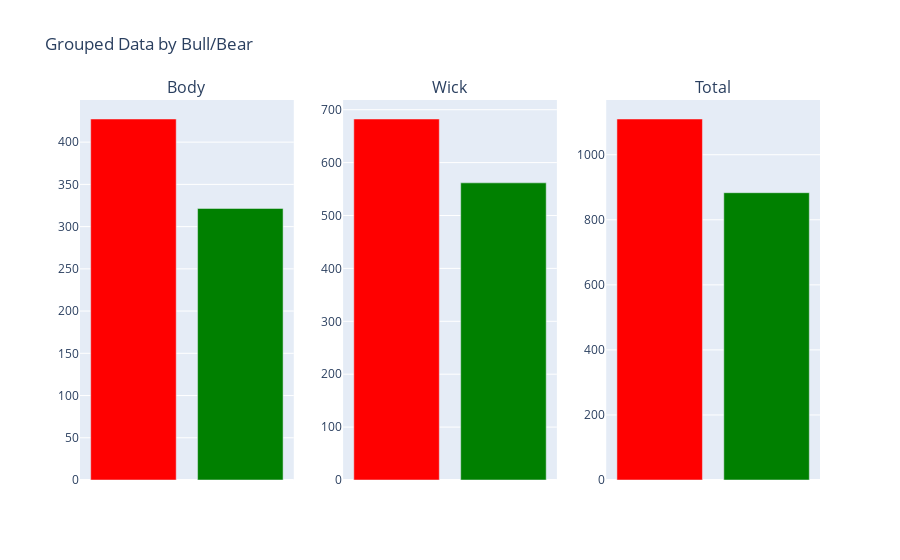

This figure's notebook cell:
### Code cell
plot_grouped_data_plotly(grouped_data_sum)

### Figure 1 — Plotly figure (JSON) as saved in the notebook; plotly's stock layout.template omitted (floating-point values rounded to 4 significant figures)
{"data": [{"marker": {"color": ["red", "green"]}, "name": "Body", "type": "bar", "x": ["Bear", "Bull"], "xaxis": "x", "y": [427.4, 321.5], "yaxis": "y"}, {"marker": {"color": ["red", "green"]}, "name": "Wick", "type": "bar", "x": ["Bear", "Bull"], "xaxis": "x2", "y": [682.4, 561.7], "yaxis": "y2"}, {"marker": {"color": ["red", "green"]}, "name": "Total", "type": "bar", "x": ["Bear", "Bull"], "xaxis": "x3", "y": [1110.0, 883.2], "yaxis": "y3"}], "layout": {"annotations": [{"font": {"size": 16}, "showarrow": false, "text": "Body", "x": 0.1444, "xanchor": "center", "xref": "paper", "y": 1, "yanchor": "bottom", "yref": "paper"}, {"font": {"size": 16}, "showarrow": false, "text": "Wick", "x": 0.5, "xanchor": "center", "xref": "paper", "y": 1, "yanchor": "bottom", "yref": "paper"}, {"font": {"size": 16}, "showarrow": false, "text": "Total", "x": 0.8556, "xanchor": "center", "xref": "paper", "y": 1, "yanchor": "bottom", "yref": "paper"}], "showlegend": false, "title": {"text": "Grouped Data by Bull/Bear"}, "xaxis": {"anchor": "y", "domain": [0, 0.2889], "showticklabels": false}, "xaxis2": {"anchor": "y2", "domain": [0.3556, 0.6444], "showticklabels": false}, "xaxis3": {"anchor": "y3", "domain": [0.7111, 1], "showticklabels": false}, "yaxis": {"anchor": "x", "domain": [0, 1]}, "yaxis2": {"anchor": "x2", "domain": [0, 1]}, "yaxis3": {"anchor": "x3", "domain": [0, 1]}}}
